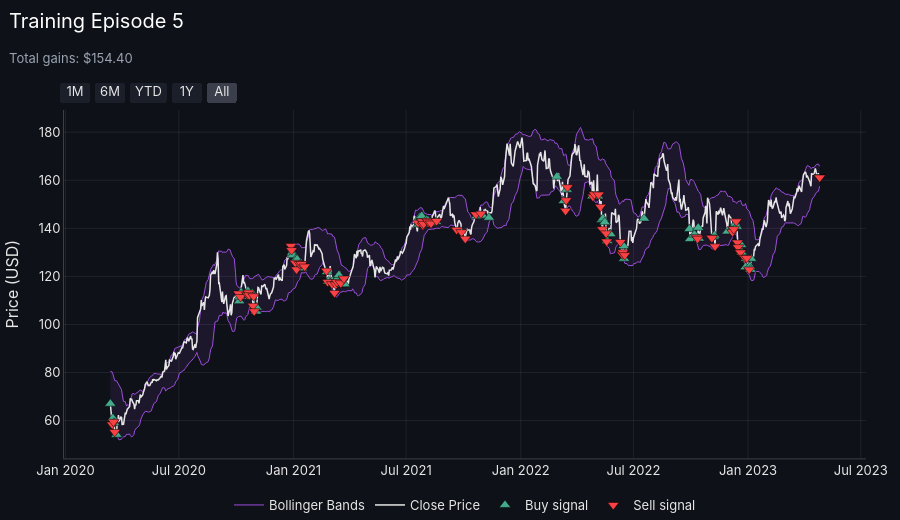
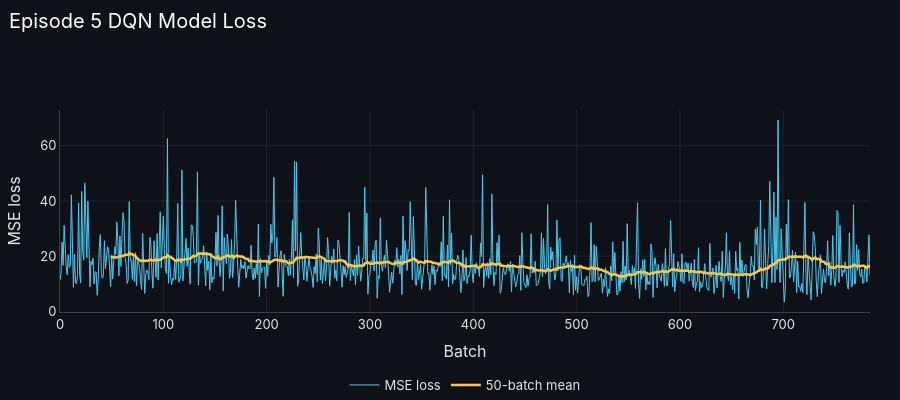
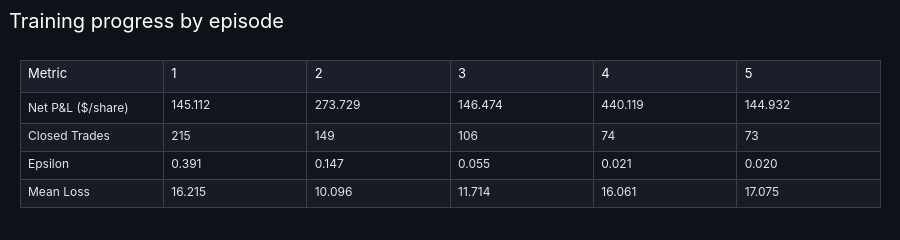

Source (notebook cell) for these figures, in order:
### Markdown cell above
## 4. Training

### Code cell
# Train for EPISODES passes over the training data, saving a model after each (model_ep1.keras, ...).
# Then chart the last episode's trades and loss, and a table of profit, trades, epsilon and loss by episode.
train_prices = train_df['Close'].to_numpy()
episode_log = []

for e in range(1, EPISODES + 1):
    result = run_episode(agent, states_train, train_prices, train=True, desc=f'Episode {e}/{EPISODES}', **RUN_PARAMS)
    print_summary(result, f'Episode {e}/{EPISODES} | epsilon = {agent.epsilon:.3f}')
    mean_loss = np.mean(result['losses']) if result['losses'] else np.nan
    episode_log.append({'Episode': e, 'Net P&L ($/share)': result['pnl'][-1], 'Closed Trades': len(result['trades']),
                        'Epsilon': agent.epsilon, 'Mean Loss': mean_loss})
    agent.model.save(f'model_ep{e}.keras')

# Charts for the final episode
plot_behavior(train_df, result, f'Training Episode {EPISODES}')
plot_losses(result['losses'], f'Episode {EPISODES} DQN Model Loss')
episode_log = pd.DataFrame(episode_log).set_index('Episode')
func_lib.stats_table_figure(episode_log.T, 'Training progress by episode', index_name='Metric', decimals=3).show()
